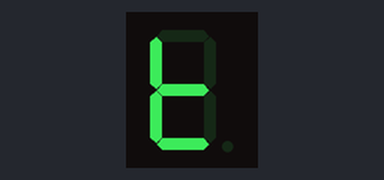
This sketch was run on a simulated Arduino Uno, built with avr-gcc and run on an emulated ATmega328P. On the bench: 1-digit seven-segment display. Wiring (inferred from the names in the program): 1-digit 7-segment display, segments lit when HIGH: segments pin 2, pin 3, pin 4, pin 7, pin 8, pin 12, pin 13. The segment pins are drawn as the display they are named for.

Above: at 0.1 s.
At 1.1 s:
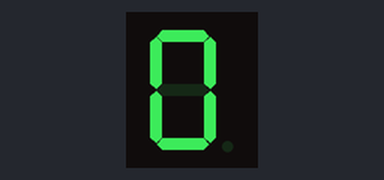
At 2.1 s:
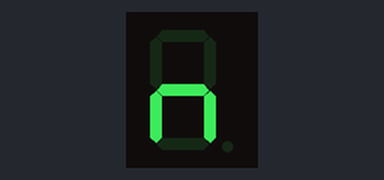
At 3.1 s:
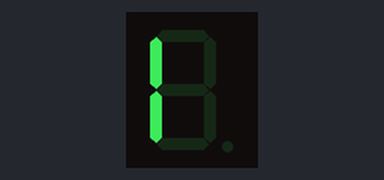

Measured:
- by itself, everything shown: repeats every 4.0 s, in 5 steps
- what the display in image 1 shows lasts 1.0 s, from 1.0 s to 2.0 s

The sketch:

seven3.ino
```cpp
/*************************************************************************************
**                                                                                  **
**             Aquest programa visualitza de forma sequancial el nom Toni           **
**             es basa en el programa de visualitzacio de numeros                   **
**                                                                                  **
*************************************************************************************/

//******  Includes  ******************************************************************


//******  Variables  *****************************************************************

// Cal utilitzar aquests dos parametres si es catode comu
const char ledOn = HIGH;
const char ledOff = LOW;
// Cal utilitzar aquests dos paramtre si es anode comu
//const char ledOn = LOW;
//const char ledOff = HIGH;

// Assignacio de segments a ports de sortida
const int seg_a = 2;
const int seg_b = 3;
const int seg_c = 4;
const int seg_d = 7;
const int seg_e = 8;
const int seg_f = 12;
const int seg_g = 13;

// Assigno el polsador al port entrada D5
const int buttonPin = 5;

const char segmentPins[7] = { seg_a,seg_b,seg_c,seg_d,seg_e,seg_f,seg_g};

const byte numLeds[10] = {
  //DP GFEDCBA  Ordre dels segments
  B01111000,  // Representa la lletra "t"
  B00111111,  // Representa la lletra "O"
  B01010100,  // Representa la lletra "n"
  B00110000,  // Representa la lletra "i"
};

//******  Includes  ******************************************************************
void setup() {

  // Configura els pins com a sortides
  for(int i = 0; i < 7; i++)
    {
      pinMode( segmentPins[i], OUTPUT);
    }

}


//******  Loop  **********************************************************************
void loop() {

  boolean isBitSet;          // Assigna 1 o 0 a cada segment del seven segment

  // representa els numeros del 0 al 9
  for(int lletra = 0; lletra < 4; lletra++)
  {
    for(int segment = 0; segment < 7; segment++)
    {
      isBitSet = bitRead(numLeds[lletra], segment);
      if (ledOn == LOW) isBitSet = ! isBitSet; // Cas anode comu, inverteix sortida
      digitalWrite( segmentPins[segment], isBitSet);
    }
  delay(1000);
  shutDown();
  }

}
  //Aquesta funcio apaga tots elssegments
  void shutDown()
  {
    for(int i = 0; i < 7; i++)
    {
      digitalWrite( segmentPins[i], ledOff);
    }

  }
```
